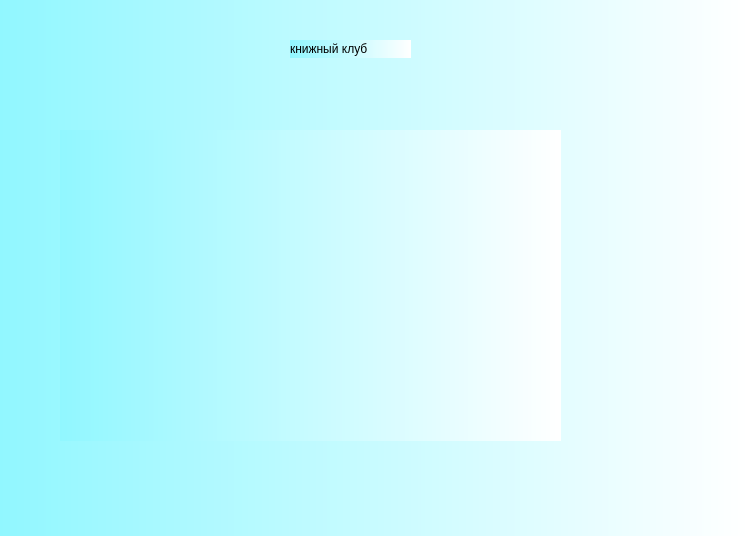
<?xml version="1.0" encoding="UTF-8"?>
<ui version="4.0">
 <class>Dialog</class>
 <widget class="QDialog" name="Dialog">
  <property name="geometry">
   <rect>
    <x>0</x>
    <y>0</y>
    <width>748</width>
    <height>536</height>
   </rect>
  </property>
  <property name="windowTitle">
   <string>Dialog</string>
  </property>
  <property name="styleSheet">
   <string notr="true">background-color: qlineargradient(spread:pad, x1:0, y1:0, x2:1, y2:0, stop:0 rgba(145, 247, 255, 255), stop:1 rgba(255, 255, 255, 255));</string>
  </property>
  <widget class="QLabel" name="label">
   <property name="geometry">
    <rect>
     <x>60</x>
     <y>130</y>
     <width>501</width>
     <height>311</height>
    </rect>
   </property>
   <property name="styleSheet">
    <string notr="true">background-color: qlineargradient(spread:pad, x1:0, y1:0, x2:1, y2:0, stop:0 rgba(145, 247, 255, 255), stop:1 rgba(255, 255, 255, 255));</string>
   </property>
   <property name="text">
    <string/>
   </property>
   <property name="pixmap">
    <pixmap>../../2024-10-05_12-10.png</pixmap>
   </property>
  </widget>
  <widget class="QLabel" name="label_2">
   <property name="geometry">
    <rect>
     <x>290</x>
     <y>40</y>
     <width>121</width>
     <height>18</height>
    </rect>
   </property>
   <property name="text">
    <string>книжный клуб</string>
   </property>
  </widget>
 </widget>
 <resources/>
 <connections/>
</ui>
